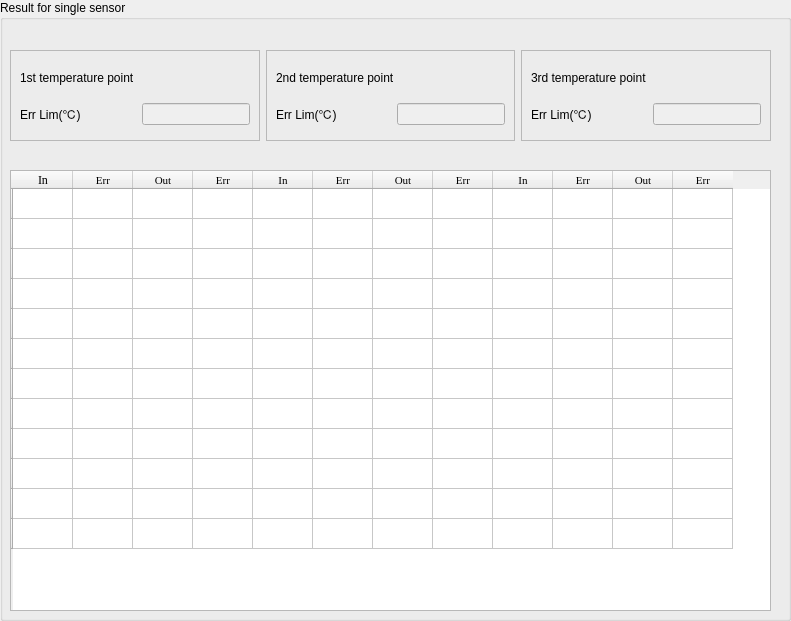
   <widget class="QGroupBox" name="groupBox_8">
    <property name="geometry">
     <rect>
      <x>10</x>
      <y>140</y>
      <width>791</width>
      <height>621</height>
     </rect>
    </property>
    <property name="title">
     <string>Result for single sensor</string>
    </property>
    <widget class="QTableWidget" name="tbl_result">
     <property name="enabled">
      <bool>true</bool>
     </property>
     <property name="geometry">
      <rect>
       <x>10</x>
       <y>170</y>
       <width>761</width>
       <height>441</height>
      </rect>
     </property>
     <property name="acceptDrops">
      <bool>false</bool>
     </property>
     <property name="dragEnabled">
      <bool>false</bool>
     </property>
     <property name="cornerButtonEnabled">
      <bool>true</bool>
     </property>
     <attribute name="horizontalHeaderVisible">
      <bool>true</bool>
     </attribute>
     <attribute name="horizontalHeaderCascadingSectionResizes">
      <bool>false</bool>
     </attribute>
     <attribute name="horizontalHeaderDefaultSectionSize">
      <number>60</number>
     </attribute>
     <attribute name="horizontalHeaderMinimumSectionSize">
      <number>10</number>
     </attribute>
     <attribute name="verticalHeaderCascadingSectionResizes">
      <bool>true</bool>
     </attribute>
     <attribute name="verticalHeaderMinimumSectionSize">
      <number>10</number>
     </attribute>
     <row>
      <property name="text">
       <string/>
      </property>
     </row>
     <row>
      <property name="text">
       <string/>
      </property>
     </row>
     <row>
      <property name="text">
       <string/>
      </property>
     </row>
     <row>
      <property name="text">
       <string/>
      </property>
     </row>
     <row>
      <property name="text">
       <string/>
      </property>
     </row>
     <row>
      <property name="text">
       <string/>
      </property>
     </row>
     <row>
      <property name="text">
       <string/>
      </property>
     </row>
     <row>
      <property name="text">
       <string/>
      </property>
     </row>
     <row>
      <property name="text">
       <string/>
      </property>
     </row>
     <row>
      <property name="text">
       <string/>
      </property>
     </row>
     <row>
      <property name="text">
       <string/>
      </property>
     </row>
     <row>
      <property name="text">
       <string/>
      </property>
     </row>
     <column>
      <property name="text">
       <string>In</string>
      </property>
      <property name="font">
       <font>
        <family>Times New Roman</family>
       </font>
      </property>
     </column>
     <column>
      <property name="text">
       <string>Err</string>
      </property>
      <property name="font">
       <font>
        <family>Times New Roman</family>
        <pointsize>8</pointsize>
       </font>
      </property>
     </column>
     <column>
      <property name="text">
       <string>Out</string>
      </property>
      <property name="font">
       <font>
        <family>Times New Roman</family>
        <pointsize>8</pointsize>
       </font>
      </property>
     </column>
     <column>
      <property name="text">
       <string>Err</string>
      </property>
      <property name="font">
       <font>
        <family>Times New Roman</family>
        <pointsize>8</pointsize>
       </font>
      </property>
     </column>
     <column>
      <property name="text">
       <string>In</string>
      </property>
      <property name="font">
       <font>
        <family>Times New Roman</family>
        <pointsize>8</pointsize>
       </font>
      </property>
     </column>
     <column>
      <property name="text">
       <string>Err</string>
      </property>
      <property name="font">
       <font>
        <family>Times New Roman</family>
        <pointsize>8</pointsize>
       </font>
      </property>
     </column>
     <column>
      <property name="text">
       <string>Out</string>
      </property>
      <property name="font">
       <font>
        <family>Times New Roman</family>
        <pointsize>8</pointsize>
       </font>
      </property>
     </column>
     <column>
      <property name="text">
       <string>Err</string>
      </property>
      <property name="font">
       <font>
        <family>Times New Roman</family>
        <pointsize>8</pointsize>
       </font>
      </property>
     </column>
     <column>
      <property name="text">
       <string>In</string>
      </property>
      <property name="font">
       <font>
        <family>Times New Roman</family>
        <pointsize>8</pointsize>
       </font>
      </property>
     </column>
     <column>
      <property name="text">
       <string>Err</string>
      </property>
      <property name="font">
       <font>
        <family>Times New Roman</family>
        <pointsize>8</pointsize>
       </font>
      </property>
     </column>
     <column>
      <property name="text">
       <string>Out</string>
      </property>
      <property name="font">
       <font>
        <family>Times New Roman</family>
        <pointsize>8</pointsize>
       </font>
      </property>
     </column>
     <column>
      <property name="text">
       <string>Err</string>
      </property>
      <property name="font">
       <font>
        <family>Times New Roman</family>
        <pointsize>8</pointsize>
       </font>
      </property>
     </column>
     <item row="0" column="0">
      <property name="text">
       <string/>
      </property>
      <property name="flags">
       <set>ItemIsSelectable|ItemIsDragEnabled|ItemIsUserCheckable</set>
      </property>
     </item>
     <item row="0" column="1">
      <property name="text">
       <string/>
      </property>
      <property name="flags">
       <set>ItemIsSelectable|ItemIsDragEnabled|ItemIsUserCheckable</set>
      </property>
     </item>
     <item row="0" column="2">
      <property name="text">
       <string/>
      </property>
     </item>
     <item row="0" column="3">
      <property name="text">
       <string/>
      </property>
     </item>
     <item row="0" column="4">
      <property name="text">
       <string/>
      </property>
     </item>
     <item row="0" column="5">
      <property name="text">
       <string/>
      </property>
     </item>
     <item row="0" column="6">
      <property name="text">
       <string/>
      </property>
     </item>
     <item row="0" column="7">
      <property name="text">
       <string/>
      </property>
     </item>
     <item row="0" column="8">
      <property name="text">
       <string/>
      </property>
     </item>
     <item row="0" column="9">
      <property name="text">
       <string/>
      </property>
     </item>
     <item row="0" column="10">
      <property name="text">
       <string/>
      </property>
     </item>
     <item row="0" column="11">
      <property name="text">
       <string/>
      </property>
     </item>
     <item row="1" column="0">
      <property name="text">
       <string/>
      </property>
     </item>
     <item row="1" column="1">
      <property name="text">
       <string/>
      </property>
     </item>
     <item row="1" column="2">
      <property name="text">
       <string/>
      </property>
     </item>
     <item row="1" column="3">
      <property name="text">
       <string/>
      </property>
     </item>
     <item row="1" column="4">
      <property name="text">
       <string/>
      </property>
     </item>
     <item row="1" column="5">
      <property name="text">
       <string/>
      </property>
     </item>
     <item row="1" column="6">
      <property name="text">
       <string/>
      </property>
     </item>
     <item row="1" column="7">
      <property name="text">
       <string/>
      </property>
     </item>
     <item row="1" column="8">
      <property name="text">
       <string/>
      </property>
     </item>
     <item row="1" column="9">
      <property name="text">
       <string/>
      </property>
     </item>
     <item row="1" column="10">
      <property name="text">
       <string/>
      </property>
     </item>
     <item row="1" column="11">
      <property name="text">
       <string/>
      </property>
     </item>
     <item row="2" column="0">
      <property name="text">
       <string/>
      </property>
     </item>
     <item row="2" column="1">
      <property name="text">
       <string/>
      </property>
     </item>
     <item row="2" column="2">
      <property name="text">
       <string/>
      </property>
     </item>
     <item row="2" column="3">
      <property name="text">
       <string/>
      </property>
      <property name="flags">
       <set>ItemIsSelectable|ItemIsDragEnabled|ItemIsUserCheckable</set>
      </property>
     </item>
     <item row="2" column="4">
      <property name="text">
       <string/>
      </property>
     </item>
     <item row="2" column="5">
      <property name="text">
       <string/>
      </property>
     </item>
     <item row="2" column="6">
      <property name="text">
       <string/>
      </property>
     </item>
     <item row="2" column="7">
      <property name="text">
       <string/>
      </property>
     </item>
     <item row="2" column="8">
      <property name="text">
       <string/>
      </property>
     </item>
     <item row="2" column="9">
      <property name="text">
       <string/>
      </property>
     </item>
     <item row="2" column="10">
      <property name="text">
       <string/>
      </property>
     </item>
     <item row="2" column="11">
      <property name="text">
       <string/>
      </property>
     </item>
     <item row="3" column="0">
      <property name="text">
       <string/>
      </property>
     </item>
     <item row="3" column="1">
      <property name="text">
       <string/>
      </property>
     </item>
     <item row="3" column="2">
      <property name="text">
       <string/>
      </property>
     </item>
     <item row="3" column="3">
      <property name="text">
       <string/>
      </property>
     </item>
     <item row="3" column="4">
      <property name="text">
       <string/>
      </property>
     </item>
     <item row="3" column="5">
      <property name="text">
       <string/>
      </property>
     </item>
     <item row="3" column="6">
      <property name="text">
       <string/>
      </property>
     </item>
     <item row="3" column="7">
      <property name="text">
       <string/>
      </property>
     </item>
     <item row="3" column="8">
      <property name="text">
       <string/>
      </property>
     </item>
     <item row="3" column="9">
      <property name="text">
       <string/>
      </property>
     </item>
     <item row="3" column="10">
      <property name="text">
       <string/>
      </property>
     </item>
     <item row="3" column="11">
      <property name="text">
       <string/>
      </property>
     </item>
     <item row="4" column="0">
      <property name="text">
       <string/>
      </property>
     </item>
     <item row="4" column="1">
      <property name="text">
       <string/>
      </property>
     </item>
     <item row="4" column="2">
      <property name="text">
       <string/>
      </property>
     </item>
     <item row="4" column="3">
      <property name="text">
       <string/>
      </property>
     </item>
     <item row="4" column="4">
      <property name="text">
       <string/>
      </property>
     </item>
     <item row="4" column="5">
      <property name="text">
       <string/>
      </property>
     </item>
     <item row="4" column="6">
      <property name="text">
       <string/>
      </property>
     </item>
     <item row="4" column="7">
      <property name="text">
       <string/>
      </property>
     </item>
     <item row="4" column="8">
      <property name="text">
       <string/>
      </property>
     </item>
     <item row="4" column="9">
      <property name="text">
       <string/>
      </property>
     </item>
     <item row="4" column="10">
      <property name="text">
       <string/>
      </property>
     </item>
     <item row="4" column="11">
      <property name="text">
       <string/>
      </property>
     </item>
     <item row="5" column="0">
      <property name="text">
       <string/>
      </property>
     </item>
     <item row="5" column="1">
      <property name="text">
       <string/>
      </property>
     </item>
     <item row="5" column="2">
      <property name="text">
       <string/>
      </property>
     </item>
     <item row="5" column="3">
      <property name="text">
       <string/>
      </property>
     </item>
     <item row="5" column="4">
      <property name="text">
       <string/>
      </property>
     </item>
     <item row="5" column="5">
      <property name="text">
       <string/>
      </property>
     </item>
     <item row="5" column="6">
      <property name="text">
       <string/>
      </property>
     </item>
     <item row="5" column="7">
      <property name="text">
       <string/>
      </property>
     </item>
     <item row="5" column="8">
      <property name="text">
       <string/>
      </property>
     </item>
     <item row="5" column="9">
      <property name="text">
       <string/>
      </property>
     </item>
     <item row="5" column="10">
      <property name="text">
       <string/>
      </property>
     </item>
     <item row="5" column="11">
      <property name="text">
       <string/>
      </property>
     </item>
     <item row="6" column="0">
      <property name="text">
       <string/>
      </property>
     </item>
     <item row="6" column="1">
      <property name="text">
       <string/>
      </property>
     </item>
     <item row="6" column="2">
      <property name="text">
       <string/>
      </property>
     </item>
     <item row="6" column="3">
      <property name="text">
       <string/>
      </property>
     </item>
     <item row="6" column="4">
      <property name="text">
       <string/>
      </property>
     </item>
     <item row="6" column="5">
      <property name="text">
       <string/>
      </property>
     </item>
     <item row="6" column="6">
      <property name="text">
       <string/>
      </property>
     </item>
     <item row="6" column="7">
      <property name="text">
       <string/>
      </property>
     </item>
     <item row="6" column="8">
      <property name="text">
       <string/>
      </property>
     </item>
     <item row="6" column="9">
      <property name="text">
       <string/>
      </property>
     </item>
     <item row="6" column="10">
      <property name="text">
       <string/>
      </property>
     </item>
     <item row="6" column="11">
      <property name="text">
       <string/>
      </property>
     </item>
     <item row="7" column="0">
      <property name="text">
       <string/>
      </property>
     </item>
     <item row="7" column="1">
      <property name="text">
       <string/>
      </property>
     </item>
     <item row="7" column="2">
      <property name="text">
       <string/>
      </property>
     </item>
     <item row="7" column="3">
      <property name="text">
       <string/>
      </property>
     </item>
     <item row="7" column="4">
      <property name="text">
       <string/>
      </property>
     </item>
     <item row="7" column="5">
      <property name="text">
       <string/>
      </property>
     </item>
     <item row="7" column="6">
      <property name="text">
       <string/>
      </property>
     </item>
     <item row="7" column="7">
      <property name="text">
       <string/>
      </property>
     </item>
     <item row="7" column="8">
      <property name="text">
       <string/>
      </property>
     </item>
     <item row="7" column="9">
      <property name="text">
       <string/>
      </property>
     </item>
     <item row="7" column="10">
      <property name="text">
       <string/>
      </property>
     </item>
     <item row="7" column="11">
      <property name="text">
       <string/>
      </property>
     </item>
     <item row="8" column="0">
      <property name="text">
       <string/>
      </property>
     </item>
     <item row="8" column="1">
      <property name="text">
       <string/>
      </property>
     </item>
     <item row="8" column="2">
      <property name="text">
       <string/>
      </property>
     </item>
     <item row="8" column="3">
      <property name="text">
       <string/>
      </property>
     </item>
     <item row="8" column="4">
      <property name="text">
       <string/>
      </property>
     </item>
     <item row="8" column="5">
      <property name="text">
       <string/>
      </property>
     </item>
     <item row="8" column="6">
      <property name="text">
       <string/>
      </property>
     </item>
     <item row="8" column="7">
      <property name="text">
       <string/>
      </property>
     </item>
     <item row="8" column="8">
      <property name="text">
       <string/>
      </property>
     </item>
     <item row="8" column="9">
      <property name="text">
       <string/>
      </property>
     </item>
     <item row="8" column="10">
      <property name="text">
       <string/>
      </property>
     </item>
     <item row="8" column="11">
      <property name="text">
       <string/>
      </property>
     </item>
     <item row="9" column="0">
      <property name="text">
       <string/>
      </property>
     </item>
     <item row="9" column="1">
      <property name="text">
       <string/>
      </property>
     </item>
     <item row="9" column="2">
      <property name="text">
       <string/>
      </property>
     </item>
     <item row="9" column="3">
      <property name="text">
       <string/>
      </property>
     </item>
     <item row="9" column="4">
      <property name="text">
       <string/>
      </property>
     </item>
     <item row="9" column="5">
      <property name="text">
       <string/>
      </property>
     </item>
     <item row="9" column="6">
      <property name="text">
       <string/>
      </property>
     </item>
     <item row="9" column="7">
      <property name="text">
       <string/>
      </property>
     </item>
     <item row="9" column="8">
      <property name="text">
       <string/>
      </property>
     </item>
     <item row="9" column="9">
      <property name="text">
       <string/>
      </property>
     </item>
     <item row="9" column="10">
      <property name="text">
       <string/>
      </property>
     </item>
     <item row="9" column="11">
      <property name="text">
       <string/>
      </property>
     </item>
     <item row="10" column="0">
      <property name="text">
       <string/>
      </property>
     </item>
     <item row="10" column="1">
      <property name="text">
       <string/>
      </property>
     </item>
     <item row="10" column="2">
      <property name="text">
       <string/>
      </property>
     </item>
     <item row="10" column="3">
      <property name="text">
       <string/>
      </property>
     </item>
     <item row="10" column="4">
      <property name="text">
       <string/>
      </property>
     </item>
     <item row="10" column="5">
      <property name="text">
       <string/>
      </property>
     </item>
     <item row="10" column="6">
      <property name="text">
       <string/>
      </property>
     </item>
     <item row="10" column="7">
      <property name="text">
       <string/>
      </property>
     </item>
     <item row="10" column="8">
      <property name="text">
       <string/>
      </property>
     </item>
     <item row="10" column="9">
      <property name="text">
       <string/>
      </property>
     </item>
     <item row="10" column="10">
      <property name="text">
       <string/>
      </property>
     </item>
     <item row="10" column="11">
      <property name="text">
       <string/>
      </property>
     </item>
     <item row="11" column="0">
      <property name="text">
       <string/>
      </property>
     </item>
     <item row="11" column="1">
      <property name="text">
       <string/>
      </property>
     </item>
     <item row="11" column="2">
      <property name="text">
       <string/>
      </property>
     </item>
     <item row="11" column="3">
      <property name="text">
       <string/>
      </property>
     </item>
     <item row="11" column="4">
      <property name="text">
       <string/>
      </property>
     </item>
     <item row="11" column="5">
      <property name="text">
       <string/>
      </property>
     </item>
     <item row="11" column="6">
      <property name="text">
       <string/>
      </property>
     </item>
     <item row="11" column="7">
      <property name="text">
       <string/>
      </property>
     </item>
     <item row="11" column="8">
      <property name="text">
       <string/>
      </property>
     </item>
     <item row="11" column="9">
      <property name="text">
       <string/>
      </property>
     </item>
     <item row="11" column="10">
      <property name="text">
       <string/>
      </property>
     </item>
     <item row="11" column="11">
      <property name="text">
       <string/>
      </property>
     </item>
    </widget>
    <widget class="QWidget" name="">
     <property name="geometry">
      <rect>
       <x>10</x>
       <y>50</y>
       <width>761</width>
       <height>91</height>
      </rect>
     </property>
     <layout class="QHBoxLayout" name="horizontalLayout_7">
      <item>
       <widget class="QFrame" name="frame_3">
        <property name="frameShape">
         <enum>QFrame::StyledPanel</enum>
        </property>
        <property name="frameShadow">
         <enum>QFrame::Raised</enum>
        </property>
        <layout class="QVBoxLayout" name="verticalLayout_5">
         <item>
          <widget class="QLabel" name="label_24">
           <property name="minimumSize">
            <size>
             <width>0</width>
             <height>25</height>
            </size>
           </property>
           <property name="maximumSize">
            <size>
             <width>16777215</width>
             <height>25</height>
            </size>
           </property>
           <property name="text">
            <string>&lt;html&gt;&lt;head/&gt;&lt;body&gt;&lt;p&gt;1st temperature point&lt;/p&gt;&lt;/body&gt;&lt;/html&gt;</string>
           </property>
          </widget>
         </item>
         <item>
          <layout class="QHBoxLayout" name="horizontalLayout_2">
           <item>
            <widget class="QLabel" name="label_26">
             <property name="minimumSize">
              <size>
               <width>0</width>
               <height>16</height>
              </size>
             </property>
             <property name="text">
              <string>Err Lim(℃)</string>
             </property>
            </widget>
           </item>
           <item>
            <widget class="QLineEdit" name="lineEdit_1">
             <property name="enabled">
              <bool>false</bool>
             </property>
             <property name="sizePolicy">
              <sizepolicy hsizetype="Fixed" vsizetype="Fixed">
               <horstretch>0</horstretch>
               <verstretch>0</verstretch>
              </sizepolicy>
             </property>
             <property name="minimumSize">
              <size>
               <width>0</width>
               <height>20</height>
              </size>
             </property>
            </widget>
           </item>
          </layout>
         </item>
        </layout>
       </widget>
      </item>
      <item>
       <widget class="QFrame" name="frame_4">
        <property name="frameShape">
         <enum>QFrame::StyledPanel</enum>
        </property>
        <property name="frameShadow">
         <enum>QFrame::Raised</enum>
        </property>
        <layout class="QVBoxLayout" name="verticalLayout_6">
         <item>
          <widget class="QLabel" name="label_25">
           <property name="minimumSize">
            <size>
             <width>0</width>
             <height>25</height>
            </size>
           </property>
           <property name="maximumSize">
            <size>
             <width>16777215</width>
             <height>25</height>
            </size>
           </property>
           <property name="text">
            <string>&lt;html&gt;&lt;head/&gt;&lt;body&gt;&lt;p&gt;2nd temperature point&lt;/p&gt;&lt;/body&gt;&lt;/html&gt;</string>
           </property>
          </widget>
         </item>
         <item>
          <layout class="QHBoxLayout" name="horizontalLayout_3">
           <item>
            <widget class="QLabel" name="label_28">
             <property name="minimumSize">
              <size>
               <width>0</width>
               <height>16</height>
              </size>
             </property>
             <property name="text">
              <string>Err Lim(℃)</string>
             </property>
            </widget>
           </item>
           <item>
            <widget class="QLineEdit" name="lineEdit_2">
             <property name="enabled">
              <bool>false</bool>
             </property>
             <property name="sizePolicy">
              <sizepolicy hsizetype="Fixed" vsizetype="Fixed">
               <horstretch>0</horstretch>
               <verstretch>0</verstretch>
              </sizepolicy>
             </property>
             <property name="minimumSize">
              <size>
               <width>0</width>
               <height>20</height>
              </size>
             </property>
            </widget>
           </item>
          </layout>
         </item>
        </layout>
       </widget>
      </item>
      <item>
       <widget class="QFrame" name="frame_5">
        <property name="frameShape">
         <enum>QFrame::StyledPanel</enum>
        </property>
        <property name="frameShadow">
         <enum>QFrame::Raised</enum>
        </property>
        <layout class="QVBoxLayout" name="verticalLayout_7">
         <item>
          <widget class="QLabel" name="label_29">
           <property name="minimumSize">
            <size>
             <width>0</width>
             <height>25</height>
            </size>
           </property>
           <property name="maximumSize">
            <size>
             <width>16777215</width>
             <height>25</height>
            </size>
           </property>
           <property name="text">
            <string>&lt;html&gt;&lt;head/&gt;&lt;body&gt;&lt;p&gt;3rd temperature point&lt;/p&gt;&lt;/body&gt;&lt;/html&gt;</string>
           </property>
          </widget>
         </item>
         <item>
          <layout class="QHBoxLayout" name="horizontalLayout_4">
           <item>
            <widget class="QLabel" name="label_30">
             <property name="minimumSize">
              <size>
               <width>0</width>
               <height>16</height>
              </size>
             </property>
             <property name="text">
              <string>Err Lim(℃)</string>
             </property>
            </widget>
           </item>
           <item>
            <widget class="QLineEdit" name="lineEdit_3">
             <property name="enabled">
              <bool>false</bool>
             </property>
             <property name="sizePolicy">
              <sizepolicy hsizetype="Fixed" vsizetype="Fixed">
               <horstretch>0</horstretch>
               <verstretch>0</verstretch>
              </sizepolicy>
             </property>
             <property name="minimumSize">
              <size>
               <width>0</width>
               <height>20</height>
              </size>
             </property>
            </widget>
           </item>
          </layout>
         </item>
        </layout>
       </widget>
      </item>
     </layout>
    </widget>
   </widget>
